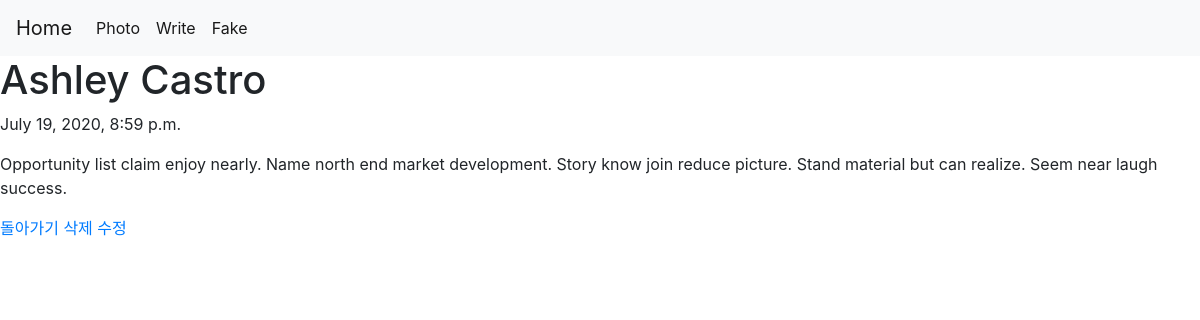
Page /blog/7/ on the committed database.
### blog/models.py (models this page shows, shortened)
class Blog(models.Model):
    title = models.CharField(max_length=200)
    pub_date = models.DateTimeField('date published')
    body = models.TextField()

### blog/views.py (the view)
# urls.py: path('<int:blog_id>/', views.detail, name = 'detail'),
def detail(request, blog_id):
    blog_detail = get_object_or_404(Blog, pk=blog_id)
    return render(request, 'detail.html', {'blog': blog_detail})

### blog/templates/detail.html
{% extends 'base.html' %}
{% block content %}
<h1>{{ blog.title }}</h1>
<p>{{ blog.pub_date }}</p>
<p>{{ blog.body }}</p>
<a href="{% url 'blog' %}">돌아가기</a>
<a href="{% url 'delete' blog.id %}">삭제</a>
<a href="{% url 'update' blog.id %}">수정</a>
{% endblock %}

### rows in the picture
Blog: title "Ashley Castro", pub_date "July 19, 2020, 8:59 p.m.", body "Opportunity list claim enjoy nearly. Name north end market development. Story know join reduce picture. Stand material but can realize. Seem near laugh success."
